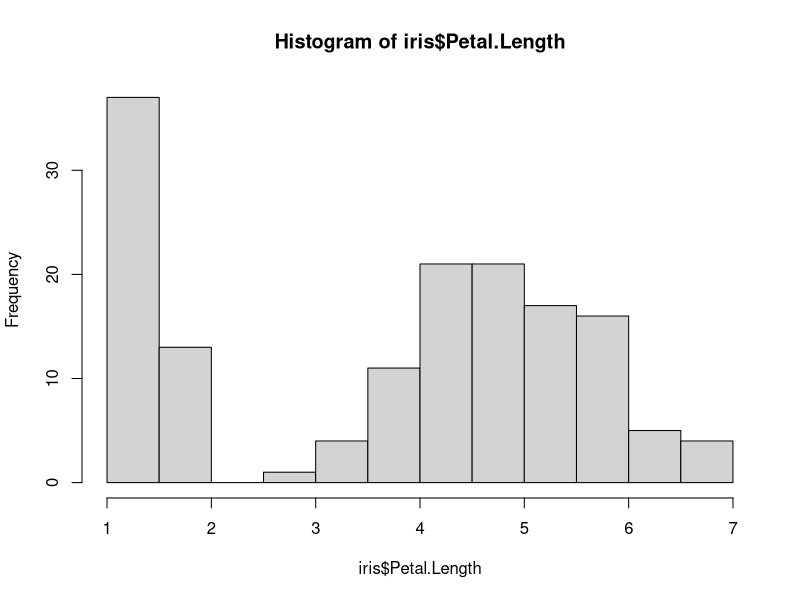
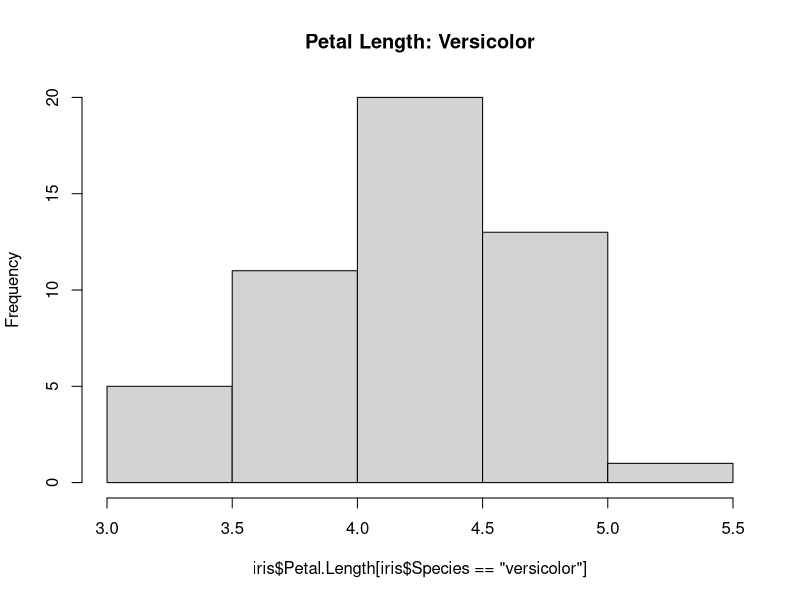
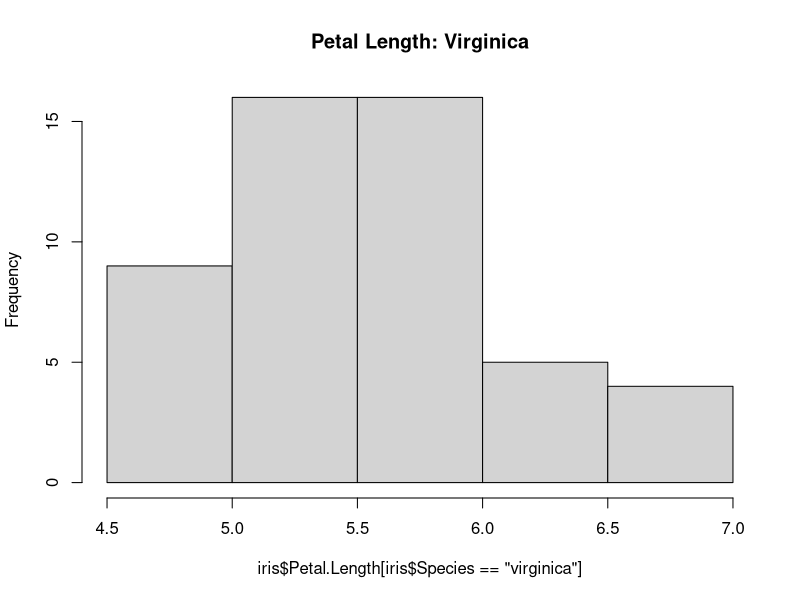
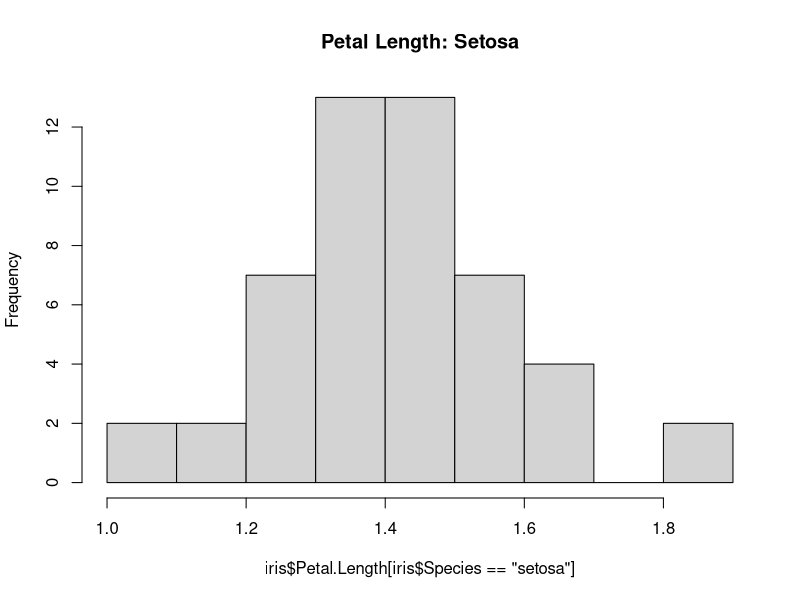
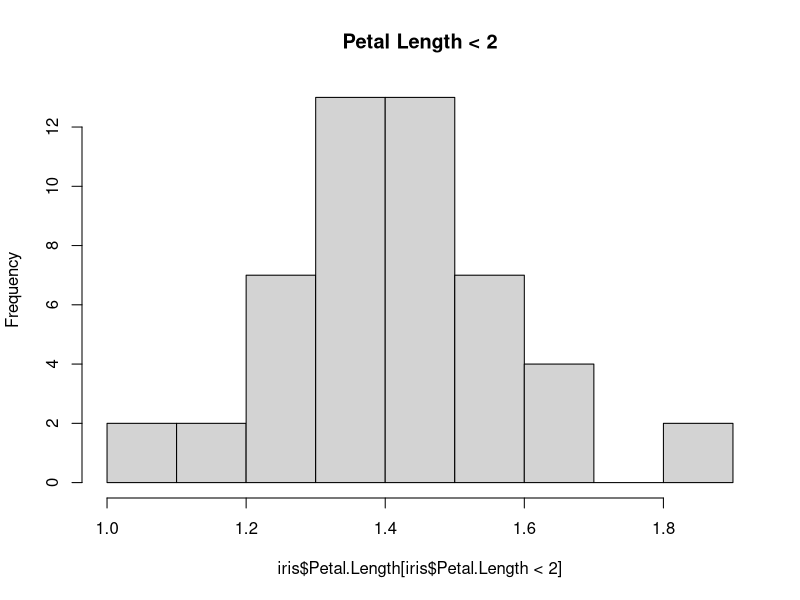
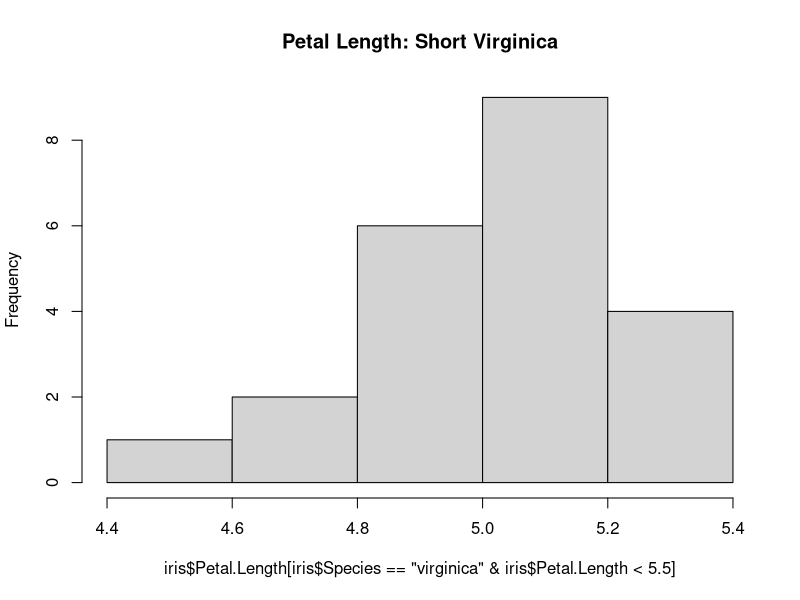
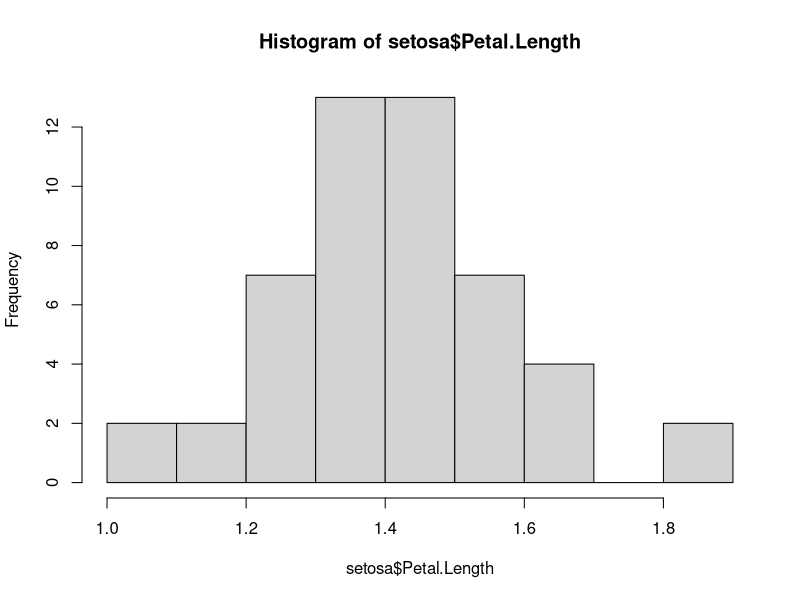

Here is the R script that generated these plots, in order:
# Using Iris dataset

# All data
hist(iris$Petal.Length)
summary(iris$Petal.Length)
summary(iris$Species)

# Selecting by category
hist(iris$Petal.Length[iris$Species == "versicolor"],
  main = "Petal Length: Versicolor"
)
hist(iris$Petal.Length[iris$Species == "virginica"],
  main = "Petal Length: Virginica"
)
hist(iris$Petal.Length[iris$Species == "setosa"],
  main = "Petal Length: Setosa"
)

# Selecting by value
hist(iris$Petal.Length[iris$Petal.Length < 2],
  main = "Petal Length < 2"
)

# Multiple selectors
hist(iris$Petal.Length[iris$Species == "virginica" & iris$Petal.Length < 5.5],
  main = "Petal Length: Short Virginica"
)

# Creating subsample
setosa <- iris[iris$Species == "setosa", ]
head(setosa)
summary(setosa$Petal.Length)
hist(setosa$Petal.Length)
